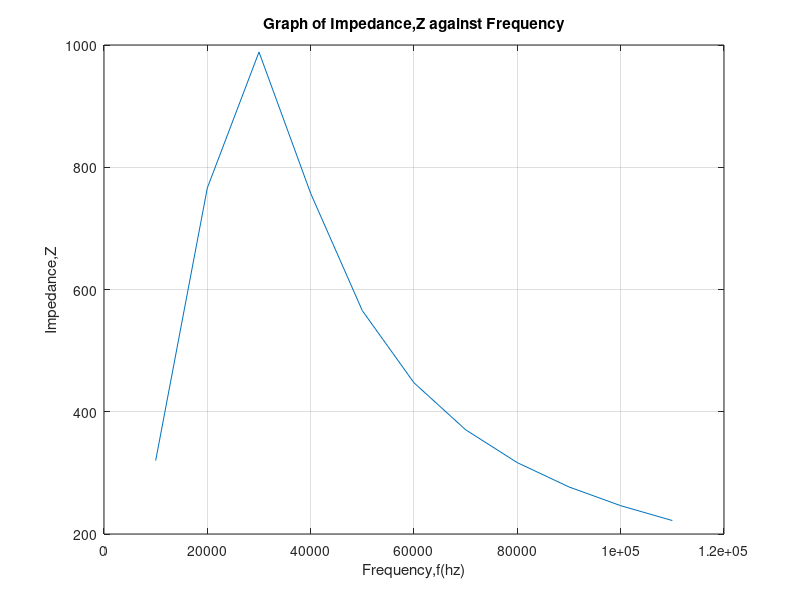

This chart was generated by the following MATLAB code:
clear
clc
close all

% Impedance of a parallel RLC CIRCUIT for various frequencies and Capacitor values 

% Frequencies
x=[10000 20000 30000 40000 50000 60000 70000 80000 90000 100000 110000]; 
n=length(x);
R=1000;
L=4.7e-3;
%voltage
v=[.1 .2 .4 .5 .6 .7 .9 1.0 1.2 1.4 1.5];

for i=1:n
    c=6.8e-9;
    f(i)=x(i);
    w(i,:)=2*pi*f(i);
    
    xL=1i*w(i)*L;
    xC=1/(1i*w(i)*c);
    
    Z(i,:)=1/((1/R ) + (1/xL) + (1/xC));
end

disp(abs(Z))

figure;
plot(f,abs(Z))
grid on
title('Graph of Impedance,Z against Frequency')
xlabel('Frequency,f(hz)'); ylabel('Impedance,Z')









